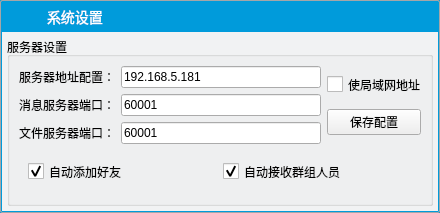
<?xml version="1.0" encoding="UTF-8"?>
<ui version="4.0">
 <class>SystemSetting</class>
 <widget class="QWidget" name="SystemSetting">
  <property name="geometry">
   <rect>
    <x>0</x>
    <y>0</y>
    <width>440</width>
    <height>213</height>
   </rect>
  </property>
  <property name="minimumSize">
   <size>
    <width>440</width>
    <height>100</height>
   </size>
  </property>
  <property name="maximumSize">
   <size>
    <width>440</width>
    <height>340</height>
   </size>
  </property>
  <property name="windowTitle">
   <string>系统设置</string>
  </property>
  <property name="windowIcon">
   <iconset resource="../resource.qrc">
    <normaloff>:/resource/background/app.png</normaloff>:/resource/background/app.png</iconset>
  </property>
  <property name="styleSheet">
   <string notr="true">*{	font-family: &quot;微软雅黑&quot;; }

/*主界面样式*/
QWidget#MainWindow,QWidget#SystemSetting,QWidget#PictureCutDialog,CBaseDialog {
    border: 1px solid #A5A6A8;
    border-radius: 2px;
    background-color: #009bdb;
}

QWidget#widgetWinTitle, QWidget#widgetWinTitle_2 {
    background-color: #009bdb;
}

QWidget#LoginWidget {
    background-color: transparent;
}

QToolTip {
    border: 1px solid #009bdb;
    border-radius: 2px;
    background-color: #F1F2F3;
    font: 14px;
}

QWidget#widgetBody,QWidget#widgetBody_2,QWidget#widgetFileBoard {
    background-color: #F1F2F3;
}


QWidget#widgetUserInfo QLabel {
    color: #FFFFFF;
}

QPushButton#btnWinMin,QPushButton#btnWinClose, QPushButton#btnWinMenu {
    border: none;
    background-color: transparent;
    min-width: 24px;
    min-height: 24px;
}

QPushButton#btnWinMin_2,QPushButton#btnWinClose_2 {
    border: none;
    background-color: transparent;
    min-width: 24px;
    min-height: 24px;
}

QPushButton#btnWinMin:hover,QPushButton#btnWinMenu:hover,QPushButton#btnWinMin_2:hover {
    padding-top: 2px;
    border: 1px solid #FFFFFF;
}

QPushButton#btnWinClose:hover, QPushButton#btnWinClose_2:hover{
    padding-top: 2px;
    background-color: #FF0000;
}

QLabel#labelWinTitle {
    font: 14px;
    color: #FFFFFF;
}

QLabel#labelUserName {
    font: 32px;
}

QLabel#labelUser {
    font: 18px;
}

QLabel#labelUserMask {
    font: bold 12px;
}

QWidget#widgetBottom {
    /*background-image: url(:/resource/background/background.png);*/
    background-color: #009bdb;
}

QWidget#widgetButtons {
    background-color: #CAEEEEEE;
}

QWidget#widgetMenu {
    border-top: 1px solid #FFFFFF;
    background-color: #CAEEEEEE;
}

QWidget#widgetButtons QToolButton {
    border: none;
    padding-top: 5px;
    padding-bottom: 5px;
    min-width: 75px;
    min-height: 58px;
    color: #666666;
    font: 11px;
}

QWidget#widgetButtons QToolButton:hover {
    border: none;
    min-width: 90px;
    color: #666666;
    font-family: &quot;微软雅黑&quot;;
    font: 11px;
}

QWidget#widgetButtons QToolButton:checked {
    border-top: 2px solid #2254D8;
    background-color: #7AFFFFFF;
}

QQListWidget {
    border: none;
    background-color: #FFFFFF;
}

QWidget#frindListWidget {
    border: none;
    background-color: #FFFFFF;
}
/*end 主界面样式 end*/

/*聊天窗口样式表设计*/
QWidget#ChatWindow {
    border: 1px solid #333333;
    border-radius: 2px;
    background-color: #009bdb;
}

QWidget#widgetSetting {
    border-top: 1px solid #F3F2F1;
    border-bottom: 1px solid #F3F2F1;
}

QWidget#widgetMsg,QTextEdit,QWidget#widgetBubble {
    border: none;
    background-color: #D3ECE4;
}

QWidget#widgetSetting {
    border-top: 1px solid #999999;
}

QWidget#widgetSetting QToolButton {
    border: none;
    color: #FFFFFF;
    min-height: 22px;
    min-width: 25px;
    background-color: none;
}

QWidget#widgetSetting QToolButton:hover {
    border: 1px solid #FFFFFF;
}

QPushButton#btnClose,QPushButton#btnAction, QPushButton#btnSendMsg {
    border: none;
    border-radius: 5px;
    background-color: #009bdb;
    color: #FFFFFF;
    min-width: 80px;
    min-height: 25px;
    font: 12px;
}

QPushButton#btnClose:hover,QPushButton#btnSendMsg:hover,QPushButton#btnAction:hover {
    background-color: #75D5A5;
}

QPushButton::menu-indicator {
    image: url(:/resource/common/ic_arrow_down.png);
    min-width: 20px;
    border-left: 1px solid #ffffff;
    subcontrol-origin: padding;
    subcontrol-position: center right;
}

QPushButton::menu-indicator:open {
    position: relative;
    top: 1px;
}

QPushButton::menu-indicator:pressed {
    position: relative;
    top: 1px;
}

QPushButton#btnSendMsg {
    min-width: 60px;
    border-top-right-radius: 0px;
    border-bottom-right-radius: 0px;
}

QPushButton#btnAction {
    min-width: 15px;
    border-top-left-radius: 0px;
    border-bottom-left-radius: 0px;
}
/* end 聊天窗口 end*/

/*滚动条样式*/
QScrollBar:horizontal{
    background:#C7E5D6;
    padding:0px;
    border-radius:6px;
    max-height:12px;
}

QScrollBar::handle:horizontal{
    background:#9FB7AB;
    min-width:50px;
    border-radius:6px;
}

QScrollBar::handle:horizontal:hover{
    background:#5F6E66;
}

QScrollBar::handle:horizontal:pressed{
    background:#5F6E66;
}

QScrollBar::add-page:horizontal{
    background:none;
}

QScrollBar::sub-page:horizontal{
    background:none;
}

QScrollBar::add-line:horizontal{
    background:none;
}

QScrollBar::sub-line:horizontal{
    background:none;
}

QScrollBar:vertical{
    background:#C7E5D6;
    padding:0px;
    border-radius:6px;
    max-width:12px;
}

QScrollBar::handle:vertical{
    background:#9FB7AB;
    min-height:50px;
    border-radius:6px;
}

QScrollBar::handle:vertical:hover{
    background:#5F6E66;
}

QScrollBar::handle:vertical:pressed{
    background:#5F6E66;
}

QScrollBar::add-page:vertical{
    background:none;
}

QScrollBar::sub-page:vertical{
    background:none;
}

QScrollBar::add-line:vertical{
    background:none;
}

QScrollBar::sub-line:vertical{
    background:none;
}

QScrollArea{
    border:0px;
}
/*end 滚动条样式 end*/

/*系统菜单条样式*/
QMenu{
    color:#000000;
    background-color:#FF00FF;
    margin:0px;
    padding:3px;
}

QMenu:disabled{
    color:#000000;
    background-color:#FFFFFF;
    border:1px solid #A8B2AC;
    margin:0px;
}

QMenu::item{
    padding: 3px 20px;
}

QMenu::indicator{
    width: 13px;
    height: 13px;
}

QMenu::item:selected,QMenuBar::item:selected{
    color: #FFFFFF;
    border: 0px solid #9FB7AB;
    background-color: #009BDB;
}

QMenu::separator{
    height: 1px;
    background-color: #B5C1CA;
}

/*end 系统菜单样式 end*/

QWidget#widgetLoad {
        border: 1px solid #E4EFF9;
        background-color: #FFFFFF;
}

QWidget#widgetView {
        background-color: #FFFFFF;
}

/*系统底部菜单界面样式设计*/
QWidget#widgetMenu QToolButton {
    border: none;
    border-radius: 0px;
    background-color: none;
}

QWidget#widgetMenu QToolButton:hover {
    border: none;
    border-radius: 0px;
    background-color: #E2EFE8;
}

QPushButton#btnSysMenu {
    border: none;
    border-radius: 0px;
    background-color: none;
}

QPushButton#btnSysMenu:hover {
    border: none;
    border-radius: 0px;
    background-color: #E2EFE8;
}

QPushButton#btnSysMenu::menu-indicator {
    width: 0px;
    image: none;
    border: none;
}

/*
QLineEdit {
    border: 1px solid #D1D1D1;
    min-height: 22px;
    background-color: #FFFFFF;
}

QLineEdit[ip=&quot;true&quot;] {
    border: none;
    min-height: 20px;
}

QLineEdit[ip=&quot;true&quot;]:focus {
    border: none;
}

QLineEdit:focus {
    border: 1px solid #1583DD;
}
*/

QCheckBox {
    spacing: 5px;
}

QCheckBox::indicator {
    width: 16px;
    height: 16px;
}

QCheckBox::indicator:unchecked {
    image: url(:/resource/images/ic_uncheck.png);
}

QCheckBox::indicator:unchecked:hover {
    image: url(:/resource/images/ic_check_hover.png);
}

QCheckBox::indicator:unchecked:pressed {
    image: url(:/resource/images/ic_check_normal.png);
}

QCheckBox::indicator:checked {
    image: url(:/resource/images/ic_check_normal.png);
}

QCheckBox::indicator:checked:hover {
    image: url(:/resource/images/ic_check_hover.png);
}

QCheckBox::indicator:checked:pressed {
    image: url(:/resource/images/ic_check_normal.png);
}

QListView::item:hover {
    background-color: #D9D8D7;
}
</string>
  </property>
  <layout class="QVBoxLayout" name="verticalLayout">
   <property name="spacing">
    <number>0</number>
   </property>
   <property name="leftMargin">
    <number>2</number>
   </property>
   <property name="topMargin">
    <number>2</number>
   </property>
   <property name="rightMargin">
    <number>2</number>
   </property>
   <property name="bottomMargin">
    <number>2</number>
   </property>
   <item>
    <widget class="QWidget" name="widgetWinTitle" native="true">
     <property name="minimumSize">
      <size>
       <width>0</width>
       <height>30</height>
      </size>
     </property>
     <property name="maximumSize">
      <size>
       <width>16777215</width>
       <height>30</height>
      </size>
     </property>
     <layout class="QHBoxLayout" name="horizontalLayout_2" stretch="0,1,0,0">
      <property name="spacing">
       <number>5</number>
      </property>
      <property name="leftMargin">
       <number>10</number>
      </property>
      <property name="topMargin">
       <number>0</number>
      </property>
      <property name="rightMargin">
       <number>0</number>
      </property>
      <property name="bottomMargin">
       <number>0</number>
      </property>
      <item>
       <widget class="QLabel" name="labelWinIcon">
        <property name="minimumSize">
         <size>
          <width>30</width>
          <height>30</height>
         </size>
        </property>
        <property name="maximumSize">
         <size>
          <width>30</width>
          <height>30</height>
         </size>
        </property>
        <property name="text">
         <string/>
        </property>
        <property name="pixmap">
         <pixmap resource="../resource.qrc">:/resource/common/ic_setting.png</pixmap>
        </property>
       </widget>
      </item>
      <item>
       <widget class="QLabel" name="labelWinTitle">
        <property name="styleSheet">
         <string notr="true">color: #FFFFFF;</string>
        </property>
        <property name="text">
         <string>系统设置</string>
        </property>
       </widget>
      </item>
      <item>
       <widget class="QPushButton" name="btnWinMin">
        <property name="focusPolicy">
         <enum>Qt::NoFocus</enum>
        </property>
        <property name="text">
         <string/>
        </property>
        <property name="icon">
         <iconset resource="../resource.qrc">
          <normaloff>:/resource/common/ic_min.png</normaloff>:/resource/common/ic_min.png</iconset>
        </property>
       </widget>
      </item>
      <item>
       <widget class="QPushButton" name="btnWinClose">
        <property name="focusPolicy">
         <enum>Qt::NoFocus</enum>
        </property>
        <property name="text">
         <string/>
        </property>
        <property name="icon">
         <iconset resource="../resource.qrc">
          <normaloff>:/resource/common/ic_close_white.png</normaloff>:/resource/common/ic_close_white.png</iconset>
        </property>
       </widget>
      </item>
     </layout>
    </widget>
   </item>
   <item>
    <widget class="QWidget" name="widgetBody" native="true">
     <layout class="QVBoxLayout" name="verticalLayout_2">
      <property name="leftMargin">
       <number>5</number>
      </property>
      <property name="topMargin">
       <number>5</number>
      </property>
      <property name="rightMargin">
       <number>5</number>
      </property>
      <property name="bottomMargin">
       <number>5</number>
      </property>
      <item>
       <widget class="QGroupBox" name="groupBox">
        <property name="title">
         <string>服务器设置</string>
        </property>
        <layout class="QVBoxLayout" name="verticalLayout_4">
         <item>
          <layout class="QHBoxLayout" name="horizontalLayout">
           <item>
            <layout class="QFormLayout" name="formLayout">
             <item row="0" column="0">
              <widget class="QLabel" name="label">
               <property name="text">
                <string>服务器地址配置：</string>
               </property>
              </widget>
             </item>
             <item row="0" column="1">
              <widget class="QIPLineEdit" name="lineEditHostAddr">
               <property name="text">
                <string>192.168.5.181</string>
               </property>
              </widget>
             </item>
             <item row="1" column="0">
              <widget class="QLabel" name="label_2">
               <property name="text">
                <string>消息服务器端口：</string>
               </property>
              </widget>
             </item>
             <item row="1" column="1">
              <widget class="QLineEdit" name="lineEditHostMsgPort">
               <property name="text">
                <string>60001</string>
               </property>
              </widget>
             </item>
             <item row="2" column="0">
              <widget class="QLabel" name="label_3">
               <property name="text">
                <string>文件服务器端口：</string>
               </property>
              </widget>
             </item>
             <item row="2" column="1">
              <widget class="QLineEdit" name="lineEditHostFilePort">
               <property name="text">
                <string>60001</string>
               </property>
              </widget>
             </item>
            </layout>
           </item>
           <item>
            <layout class="QVBoxLayout" name="verticalLayout_3">
             <item>
              <widget class="QCheckBox" name="checkBoxLocalHost">
               <property name="text">
                <string>使局域网地址</string>
               </property>
              </widget>
             </item>
             <item>
              <widget class="QPushButton" name="btnSaveSetting">
               <property name="text">
                <string>保存配置</string>
               </property>
              </widget>
             </item>
            </layout>
           </item>
          </layout>
         </item>
         <item>
          <widget class="QWidget" name="widget" native="true">
           <layout class="QHBoxLayout" name="horizontalLayout_3">
            <item>
             <widget class="QCheckBox" name="checkBox">
              <property name="text">
               <string>自动添加好友</string>
              </property>
              <property name="checked">
               <bool>true</bool>
              </property>
             </widget>
            </item>
            <item>
             <widget class="QCheckBox" name="checkBox_2">
              <property name="text">
               <string>自动接收群组人员</string>
              </property>
              <property name="checked">
               <bool>true</bool>
              </property>
             </widget>
            </item>
           </layout>
          </widget>
         </item>
        </layout>
       </widget>
      </item>
     </layout>
    </widget>
   </item>
  </layout>
 </widget>
 <customwidgets>
  <customwidget>
   <class>QIPLineEdit</class>
   <extends>QLineEdit</extends>
   <header>clineedit.h</header>
  </customwidget>
 </customwidgets>
 <resources>
  <include location="../resource.qrc"/>
 </resources>
 <connections>
  <connection>
   <sender>btnWinClose</sender>
   <signal>clicked()</signal>
   <receiver>SystemSetting</receiver>
   <slot>close()</slot>
   <hints>
    <hint type="sourcelabel">
     <x>437</x>
     <y>22</y>
    </hint>
    <hint type="destinationlabel">
     <x>480</x>
     <y>56</y>
    </hint>
   </hints>
  </connection>
  <connection>
   <sender>btnWinMin</sender>
   <signal>clicked()</signal>
   <receiver>SystemSetting</receiver>
   <slot>showMinimized()</slot>
   <hints>
    <hint type="sourcelabel">
     <x>404</x>
     <y>27</y>
    </hint>
    <hint type="destinationlabel">
     <x>494</x>
     <y>117</y>
    </hint>
   </hints>
  </connection>
 </connections>
</ui>
